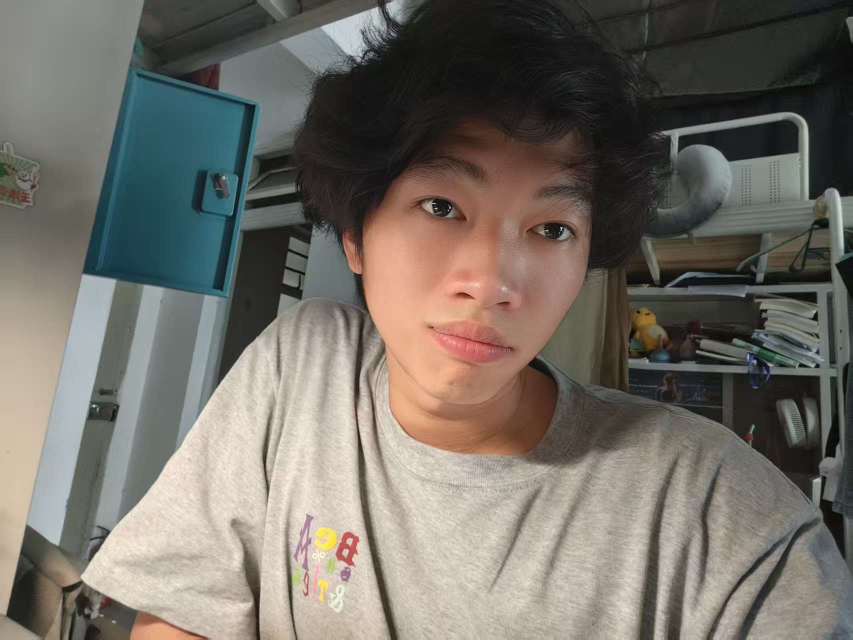
#> input picture selfie.jpg, 1706 x 1279 px (shown at 1/2 size)
$ python Angular_Spec_Propagation.py
#> lines starting #> are read from the running program, lines starting #| are printed output that depends on the picture
import numpy as np
import matplotlib.pyplot as plt
from PIL import Image

#对照片进行灰度处理和傅里叶变换（变换核为书上二维傅里叶变换核）

#定义二维傅里叶变换函数
def two_dimensional_fourier_transform(f):
    x_len, y_len = f.shape
    x = np.arange(x_len)
    y = np.arange(y_len)
    u = np.arange(x_len)
    v = np.arange(y_len)
    # 构建指数矩阵
    exp_x = np.exp(-2j * np.pi * np.outer(u, x) / x_len)
    exp_y = np.exp(-2j * np.pi * np.outer(v, y) / y_len)
    # 公式：F(u,v) = Σ_x Σ_y f(x,y) e^{-j2π(ux/Nx + vy/Ny)}
    F = exp_x @ f @ exp_y.T
    return F

#定义二维逆傅里叶变换函数
def inverse_two_dimensional_fourier_transform(F):

    x_len, y_len = F.shape
    x = np.arange(x_len)
    y = np.arange(y_len)
    u = np.arange(x_len)
    v = np.arange(y_len)
    exp_u = np.exp(2j * np.pi * np.outer(x, u) / x_len)
    exp_v = np.exp(2j * np.pi * np.outer(y, v) / y_len)
    f = exp_u @ F @ exp_v.T
    return f / (x_len * y_len)

#读取图片并转换为灰度图
img = Image.open("selfie.jpg").convert("L") # 读取图片并转换为灰度图
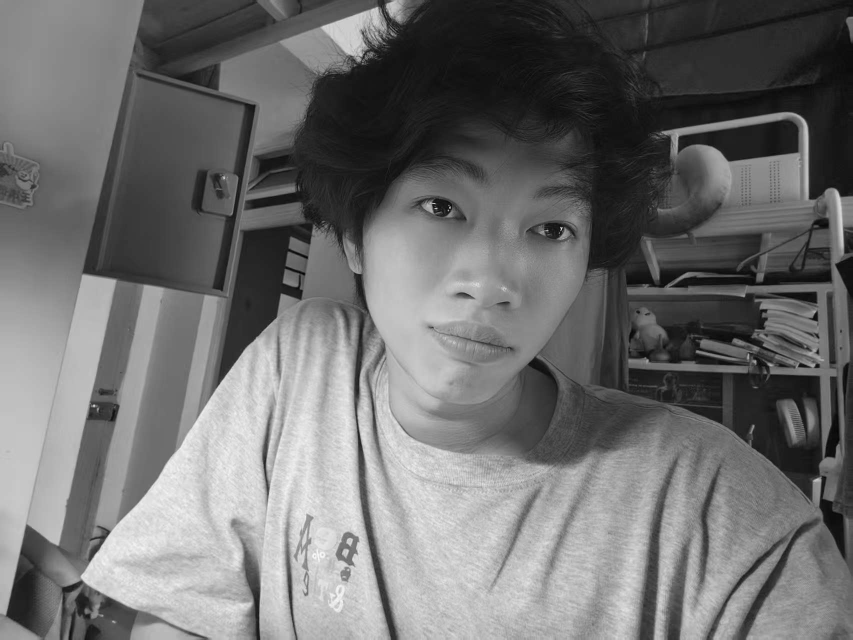
#> img: PIL image 1706x1279 L (shown at 1/2 size); min 0, max 255, mean 111.4
img_array = np.array(img, dtype=float)

#调整图片大小10mm*10mm
#设置物理尺寸概念（双三次插值重采样）
#最终输出img_array为512*512的二维数组   dx，dy采样间距mm
L = 10.0  # 物理边长，单位 mm
N = 256   # 重采样为 N x N
img_resized = img.resize((N, N), resample=Image.BICUBIC)
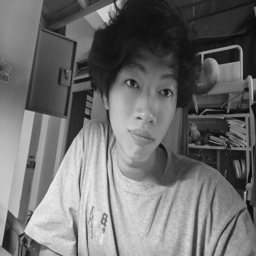
#> img_resized: PIL image 256x256 L; min 7, max 238, mean 111.4
img_array = np.array(img_resized, dtype=np.float64) #转化为数组
#> img_array: shape (256, 256) float64
#归一化
img_array = img_array - img_array.min()
img_array = img_array / img_array.max()
dx = L / N  # 采样间距，单位 mm
dy = dx


#角谱传播
def angularspec_propagation(Ui,l,dx,dy,wl):

    #复域场网格
#> called with l = 0.1, dx = 0.0391, dy = 0.0391, wl = 0.000555
    Ny,Nx=Ui.shape
#> Ny = 256; Nx = 256
    u=np.arange(Nx)
#> u = 256 values from 0 to 255
    v=np.arange(Ny)
#> v = 256 values from 0 to 255
    FX,FY=np.meshgrid(u,v)

    #传递函数
    k=2.0*np.pi/wl #波数mm^-1
    arg = 1.0 - (wl**2) * (FX**2 + FY**2)
    H = np.exp(1j * k * l * np.sqrt(arg.astype(np.complex128)))

    #傅里叶变换
    Ui_F=two_dimensional_fourier_transform(Ui)

    #移频（低频在中间，高频在两边）
    Ui_F_shift=np.fft.fftshift(Ui_F)

    #传递函数*频谱
    Uo_F_shift=Ui_F_shift*H

    #逆移频
    Uo_F=np.fft.ifftshift(Uo_F_shift)
    #逆傅里叶变换
    Uo=inverse_two_dimensional_fourier_transform(Uo_F)
    return Uo


#调用
Uo_01=angularspec_propagation(img_array,0.1,dx,dy,0.000555) #传播距离2m，波长555nm可见光中心波长
Uo_1=angularspec_propagation(img_array,1,dx,dy,0.000555)
Uo_200=angularspec_propagation(img_array,200,dx,dy,0.000555)
#绘图
plt.figure(figsize=(12,8))
plt.subplot(1,4,1)
plt.imshow(img_array, cmap='gray')
plt.title("Original image")
plt.axis('off')

plt.subplot(1,4,2)
plt.imshow(np.abs(Uo_01), cmap='gray')
plt.title("l=0.1mm")
plt.axis('off')

plt.subplot(1,4,3)
plt.imshow(np.abs(Uo_1), cmap='gray')
plt.title("l=1mm")
plt.axis('off')

plt.subplot(1,4,4)
plt.imshow(np.abs(Uo_200), cmap='gray')
plt.title("l=200mm")
plt.axis('off')

plt.tight_layout()
plt.show()
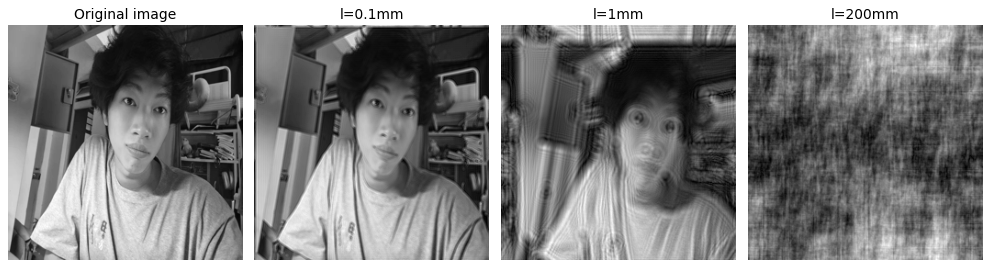
#> figure drawn by matplotlib, 4 panels

$ run again, with cat.jpg copied over selfie.jpg
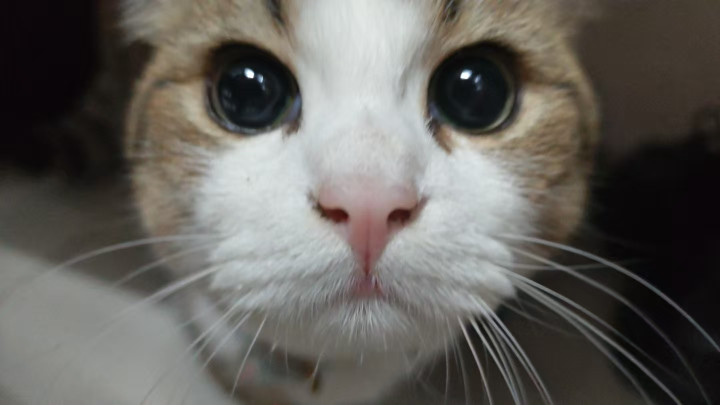
#> input picture cat.jpg, 1440 x 810 px (shown at 1/2 size)
#> `img_resized = img.resize((N, N), resample=Image.BICUBIC)`:
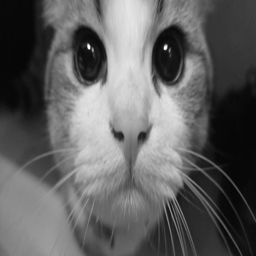
#> img_resized: PIL image 256x256 L; min 6, max 255, mean 97.1
#> `plt.show()`:
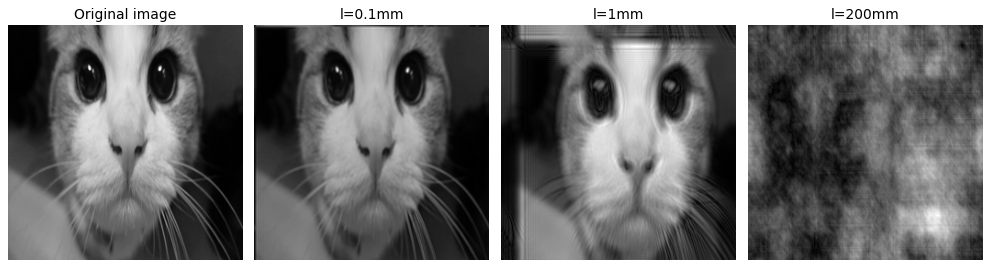
#> figure drawn by matplotlib, 4 panels
